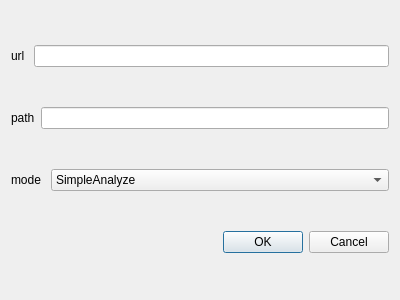
<?xml version="1.0" encoding="UTF-8"?>
<ui version="4.0">
 <class>Dialog</class>
 <widget class="QDialog" name="Dialog">
  <property name="geometry">
   <rect>
    <x>0</x>
    <y>0</y>
    <width>400</width>
    <height>300</height>
   </rect>
  </property>
  <property name="windowTitle">
   <string>Dialog</string>
  </property>
  <property name="styleSheet">
   <string notr="true">.QWidget {
	background-color: rgb(255, 255, 255);
}

QToolButton{
	border: 1px solid gray;   /* 边框 */
	font: 290 9pt &quot;Microsoft YaHei&quot;;
	border-radius: 3px;   /* 圆角 */
}

QToolButton:hover{
	border: 1px solid gray;   /* 边框 */
	font: 290 9pt &quot;Microsoft YaHei&quot;;
	background-color: rgb(225, 225, 225);
	border-radius: 3px;   /* 圆角 */
}

QWidget {
		font: 9pt &quot;JetBrains Mono&quot;;
}
</string>
  </property>
  <layout class="QVBoxLayout" name="verticalLayout">
   <item>
    <layout class="QHBoxLayout" name="horizontalLayout">
     <item>
      <widget class="QLabel" name="label">
       <property name="text">
        <string>url </string>
       </property>
      </widget>
     </item>
     <item>
      <widget class="QLineEdit" name="urlEdit"/>
     </item>
    </layout>
   </item>
   <item>
    <layout class="QHBoxLayout" name="horizontalLayout_3">
     <item>
      <widget class="QLabel" name="pathLabel">
       <property name="text">
        <string>path</string>
       </property>
      </widget>
     </item>
     <item>
      <widget class="QLineEdit" name="pathEdit"/>
     </item>
    </layout>
   </item>
   <item>
    <layout class="QHBoxLayout" name="horizontalLayout_2" stretch="1,10">
     <item>
      <widget class="QLabel" name="label_2">
       <property name="text">
        <string>mode</string>
       </property>
      </widget>
     </item>
     <item>
      <widget class="QComboBox" name="modeBox">
       <item>
        <property name="text">
         <string>SimpleAnalyze</string>
        </property>
       </item>
       <item>
        <property name="text">
         <string>RecursiveAnalyze</string>
        </property>
       </item>
      </widget>
     </item>
    </layout>
   </item>
   <item>
    <widget class="QDialogButtonBox" name="buttonBox">
     <property name="orientation">
      <enum>Qt::Horizontal</enum>
     </property>
     <property name="standardButtons">
      <set>QDialogButtonBox::Cancel|QDialogButtonBox::Ok</set>
     </property>
    </widget>
   </item>
  </layout>
 </widget>
 <resources/>
 <connections>
  <connection>
   <sender>buttonBox</sender>
   <signal>accepted()</signal>
   <receiver>Dialog</receiver>
   <slot>accept()</slot>
   <hints>
    <hint type="sourcelabel">
     <x>248</x>
     <y>254</y>
    </hint>
    <hint type="destinationlabel">
     <x>157</x>
     <y>274</y>
    </hint>
   </hints>
  </connection>
  <connection>
   <sender>buttonBox</sender>
   <signal>rejected()</signal>
   <receiver>Dialog</receiver>
   <slot>reject()</slot>
   <hints>
    <hint type="sourcelabel">
     <x>316</x>
     <y>260</y>
    </hint>
    <hint type="destinationlabel">
     <x>286</x>
     <y>274</y>
    </hint>
   </hints>
  </connection>
 </connections>
</ui>
